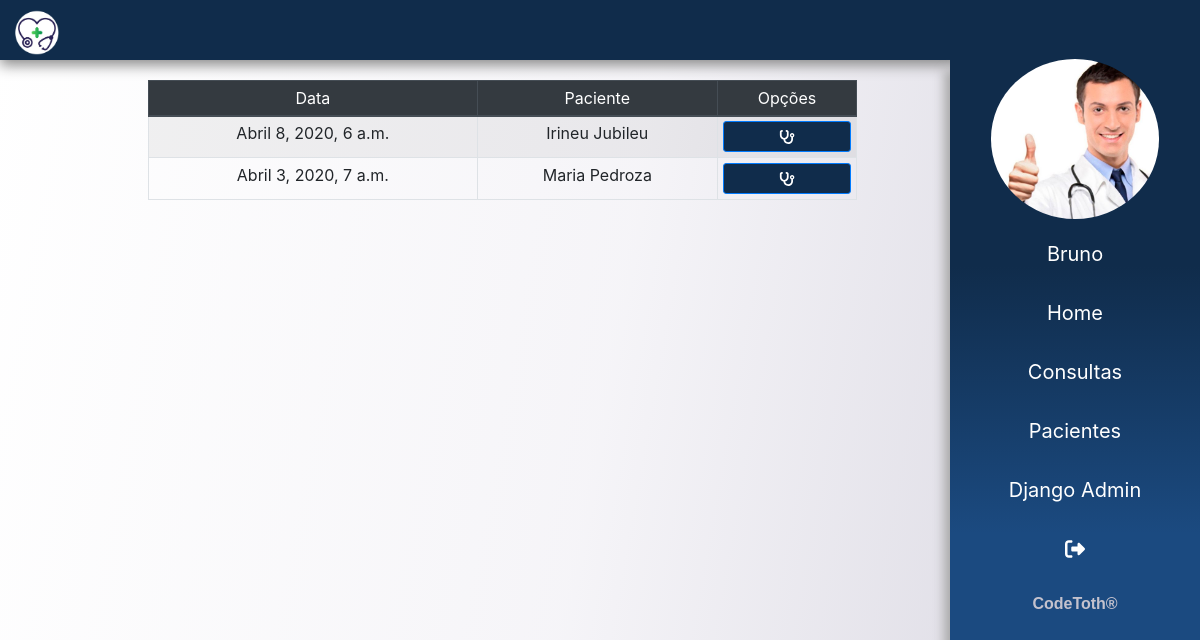
Page /consulta/ (signed in) on the earlier database version.
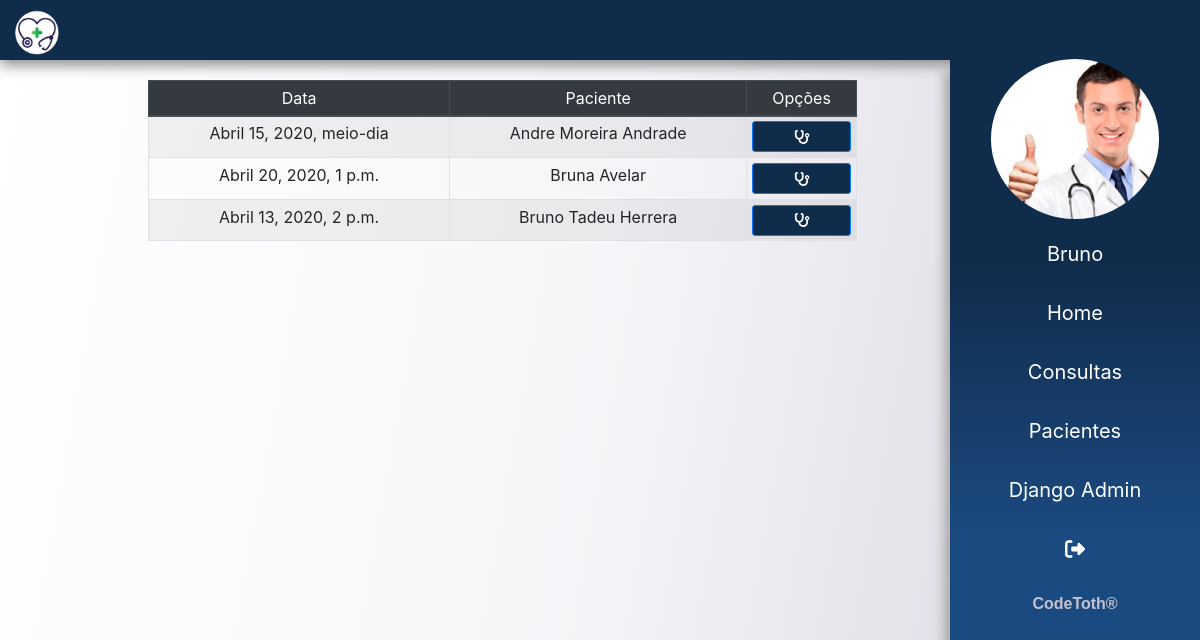
Same page on the later database version.
### app/consulta/models.py (models this page shows)
class Consulta(models.Model):
    data = models.DateTimeField()
    medico = models.ForeignKey(Medico, on_delete=models.CASCADE)
    atendente = models.ForeignKey(Atendente, on_delete=models.CASCADE)
    paciente = models.ForeignKey(Paciente, on_delete=models.CASCADE)

### app/paciente/models.py (models this page shows)
class Paciente(models.Model):
    nome = models.CharField(max_length=200)
    sexo = models.CharField(max_length=1)
    data_nascimento = models.DateField()
    cpf = models.CharField(max_length=20, unique=True)
    rg = models.CharField(max_length=20, unique=True)
    carteira_convenio = models.CharField(max_length=30, unique=True)
    peso = models.FloatField()
    altura = models.FloatField()
    imc = models.CharField(max_length=100)

### app/consulta/views.py (the view)
# urls.py: path('', listar, name='conusultas')
def listar(request):
    dados = get_dados(request)
    lst_consultas = Consulta.objects.filter(medico=dados['usuario'])
    dados['lst_consultas'] = lst_consultas
    return render(request, 'consulta/consultas.html', dados)

### templates/consulta/consultas.html
{% extends 'base.html' %}
{% load static %}
{% block content %}
<main>
    <section class="container-fluid">
        <div class="col-md-10">
            <table class="table table-sm table-bordered table-striped mx-auto text-center agenda" >
                <thead class="thead-dark ">
                    <tr>
                        <th scope="col">Data</th>
                        <th scope="col">Paciente</th>
                        <th scope="col">Opções</th>
                    </tr>
                </thead>
                <tbody>
                    {% for consulta in lst_consultas %}
                    <tr>
                        <th scope="row">{{ consulta.data }}</th>
                        <td>{{ consulta.paciente.nome }}</td>
                        <td>
                            <a href="{% url 'det-exame' consulta.paciente.id  %}" class="btn btn-sm btn-block btn-primary"> <i class="fas fa-stethoscope"></i> </a>
                        </td>
                    </tr>
                    {% endfor %}
                </tbody>
            </table>
        </div>
    </section>
</main>
{% endblock %}

Differences in the rows shown:
no longer on this page (row edited): Consulta: data "Abril 8, 2020, 6 a.m.", paciente.nome "Irineu Jubileu"
no longer on this page (row edited): Consulta: data "Abril 3, 2020, 7 a.m.", paciente.nome "Maria Pedroza"
added Consulta: data "Abril 15, 2020, meio-dia", paciente.nome "Andre Moreira Andrade"
added Consulta: data "Abril 20, 2020, 1 p.m.", paciente.nome "Bruna Avelar"
added Consulta: data "Abril 13, 2020, 2 p.m.", paciente.nome "Bruno Tadeu Herrera"
